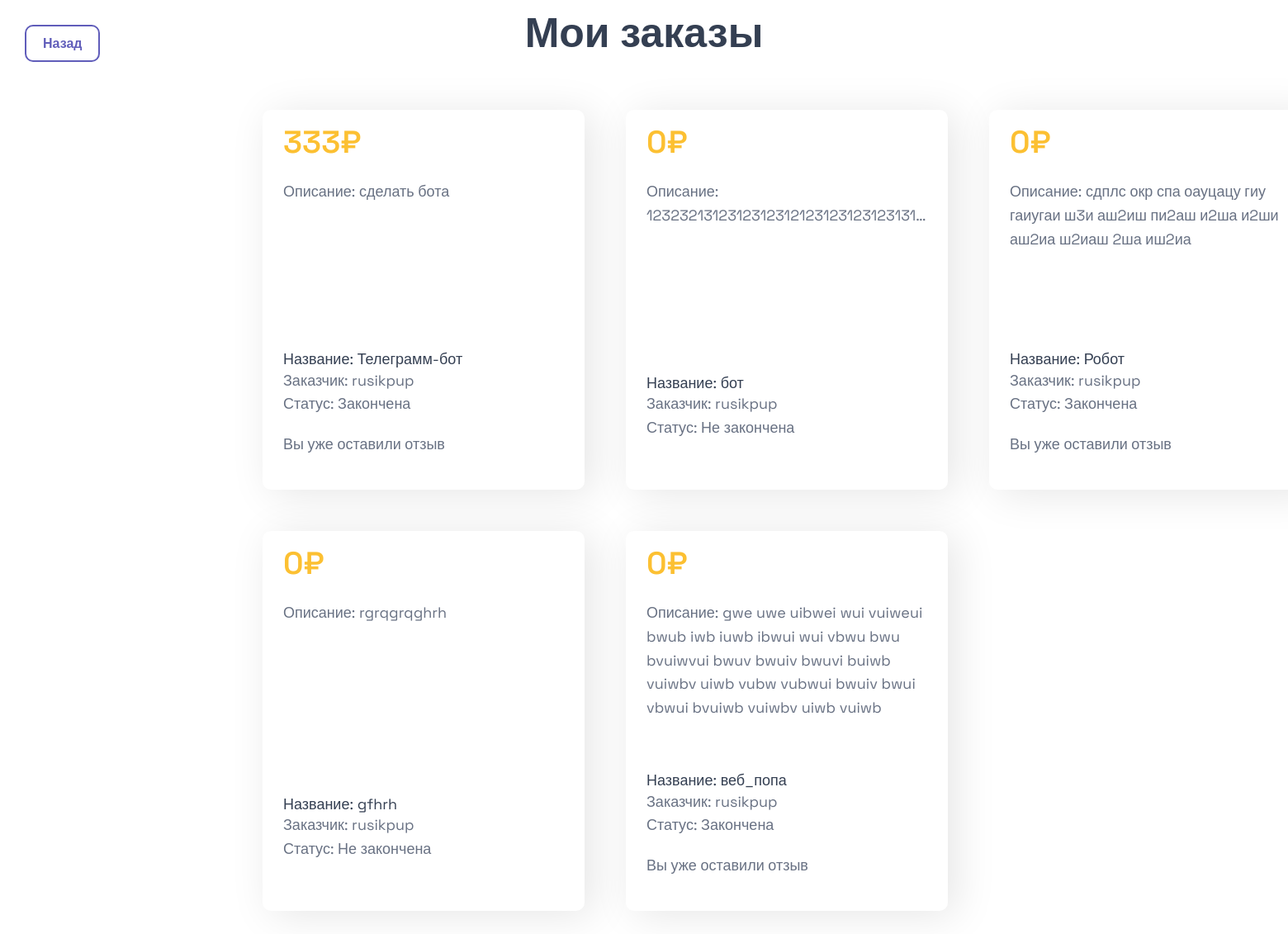
The page /orders (signed in) on the database its author committed.
### data/orders.py (models this page shows)
class Order(SqlAlchemyBase, UserMixin, SerializerMixin):
    __tablename__ = 'order'
    id = sqlalchemy.Column(sqlalchemy.Integer, primary_key=True, autoincrement=True)
    name_order = sqlalchemy.Column(sqlalchemy.String, nullable=True)
    text = sqlalchemy.Column(sqlalchemy.String, nullable=True)
    teg = sqlalchemy.Column(sqlalchemy.String, nullable=True)
    user_id = sqlalchemy.Column(sqlalchemy.Integer, sqlalchemy.ForeignKey("users.id"))
    if_finished = sqlalchemy.Column(sqlalchemy.Boolean, nullable=True, default=False)
    is_paid = sqlalchemy.Column(sqlalchemy.String, nullable=True, default=False)
    date = sqlalchemy.Column(sqlalchemy.String, nullable=True, default=datetime.datetime.now)
    user = orm.relationship('User')

### data/users.py (models this page shows, shortened)
class User(SqlAlchemyBase, UserMixin, SerializerMixin):
    __tablename__ = 'users'
    id = sqlalchemy.Column(sqlalchemy.Integer, primary_key=True, autoincrement=True)
    login = sqlalchemy.Column(sqlalchemy.String, nullable=True)
    email = sqlalchemy.Column(sqlalchemy.String, index=True, unique=True, nullable=True)
    hashed_password = sqlalchemy.Column(sqlalchemy.String, nullable=True)
    position = sqlalchemy.Column(sqlalchemy.String, nullable=True)
    admin = sqlalchemy.Column(sqlalchemy.Integer, nullable=True)
    invitation_key = sqlalchemy.Column(sqlalchemy.String, nullable=True)
    orders = orm.relationship("Order", back_populates='user')

### server.py (the view)
@app.route("/orders")
def orders():
    db_sess = create_session()
    jobs = db_sess.query(Order).filter(Order.user_id == current_user.id).all()
    review = db_sess.query(Review).filter(Review.order_id).all()
    review = [i.order_id for i in review]
    return render_template("all_order.html", jobs=jobs, names=current_user.login, review=review, title='Работы')

### data/db_session.py (called while the page is built)
def create_session() -> Session:
    global __factory
    return __factory()

### server.py (called while the page is built)
@login_manager.user_loader
def load_user(user_id):
    db_sess = create_session()
    return db_sess.query(User).get(user_id)

### templates/all_order.html (shortened to what this page needs)
<link href="static/css/main.css" rel="stylesheet" type="text/css"/>
{% block content %}
<h1 class="center">Мои заказы</h1>
<div class="container">
    <div class="elements">
        {% for job in jobs %}
        <div class="elem not">
            <div class="dix">
                <div class="stars">
                    <h6>{{ job.is_paid }}₽</h6>
                </div>
                <p>Описание: {{ job.text }}</p>
            </div>
            <div class="eee">
                <div class="who">
                    <p class="fullname">Название: {{ job.name_order }}</p>
                    <p class="status">Заказчик: {{ names }}</p>
                    {% if job.if_finished %}
                    <p class="status">Статус: Закончена</p>
                    {% else %}
                    <p class="status">Статус: Не закончена</p>
                    {% endif %}
                </div>
            <div class="marg">
                {% if job.id in review %}
                <p>Вы уже оставили отзыв</p>
                {% endif%}
            </div>
            </div>
        </div>
        {% endfor %}
    </div>
</div>
<a class="login-button otz" href="/index">Назад</a>
{% endblock %}

### static/css/main.css (style rules this page uses)
p, h1, h2, h3, h4, h5, h6, h7, a { font-family: "Space Grotesk", sans-serif; margin: 0; }
a { text-decoration: none; color: #343F52; }
.login-button { padding: 10px 20px; border-radius: 10px; border: 2px solid #605DBA; color: #605DBA; font-weight: 550; transition: all .19s ease-in; align-items: center; }
.container { padding: 160px 310px; }
h1 { font-family: "Space Grotesk", sans-serif; font-optical-sizing: auto; font-weight: 599; font-size: 50px; font-style: normal; color: #343F52; line-height: 130%; }
.center { text-align: center; width: 950px; }
.stars { display: flex; flex-direction: row; height: 30px; align-items: center; gap: 5px; }
h6 { font-family: "Space Grotesk", sans-serif; font-optical-sizing: auto; font-weight: 599; font-size: 38px; font-style: normal; color: #FCC032; line-height: 130%; }
.elem { display: flex; flex-direction: column; justify-content: space-between; width: 340px; height: 310px; background: #ffffff; padding: 25px; box-shadow: 10px 5px 50px rgba(0,0,0, 0.1); border-radius: 10px; }
.elem p { font-family: "Space Grotesk", sans-serif; font-optical-sizing: auto; font-weight: medium; font-size: 18px; font-style: normal; color: #687183; line-height: 160%; max-height: 145px; overflow: hidden; text-overflow: ellipsis; }
.status { font-size: 16px; line-height: 130%; }
.who .fullname { color: #343F52; line-height: 130%; }
.who { margin-top: 20px; }
.elements { align-items: center; display: flex; flex-direction: row; flex-wrap: wrap; width: 1440px; gap:50px; margin-top: -100px; }
.dix { display: flex; flex-direction: column; gap: 30px; }
.center { margin: 0 auto; }
.otz { position: fixed; top:30px; left: 30px; }
.not { height: 410px; }
.eee { display: flex; flex-direction: column; gap: 20px; }
.marg { margin-bottom: 15px; }

### rows shown on the page
Order: is_paid "333", text "сделать бота", name_order "Телеграмм-бот", if_finished "Статус: Закончена", shows "Вы уже оставили отзыв"
User: login "rusikpup"
Order: is_paid "0", text "1232321312312312312123123123123131…", name_order "бот", if_finished "Статус: Не закончена"
Order: is_paid "0", text "сдплс окр спа оауцацу гиу гаиугаи ш3и аш2иш пи2аш и2ша и2ши аш2иа ш2иаш 2ша иш2иа", name_order "Робот", if_finished "Статус: Закончена", shows "Вы уже оставили отзыв"
Order: is_paid "0", text "rgrqgrqghrh", name_order "gfhrh", if_finished "Статус: Не закончена"
Order: is_paid "0", text "gwe uwe uibwei wui vuiweui bwub iwb iuwb ibwui wui vbwu bwu bvuiwvui bwuv bwuiv bwuvi buiwb vuiwbv uiwb vubw vubwui bwuiv bwui vbwui bvuiwb vuiwbv uiwb vuiwb…", name_order "веб_попа", if_finished "Статус: Закончена", shows "Вы уже оставили отзыв"
